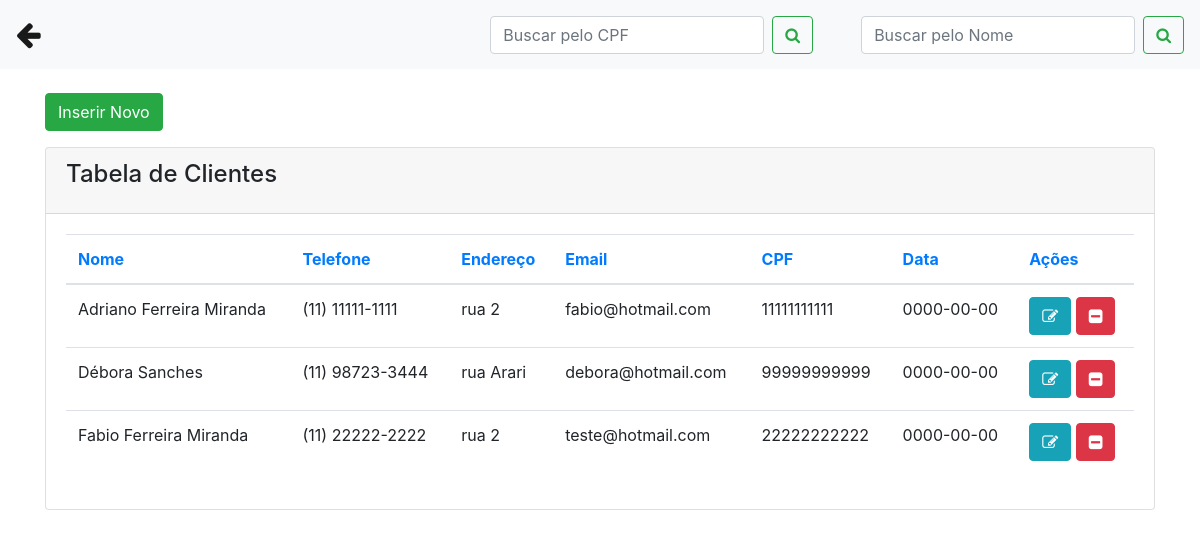
The app's page /clientes.php, older data.
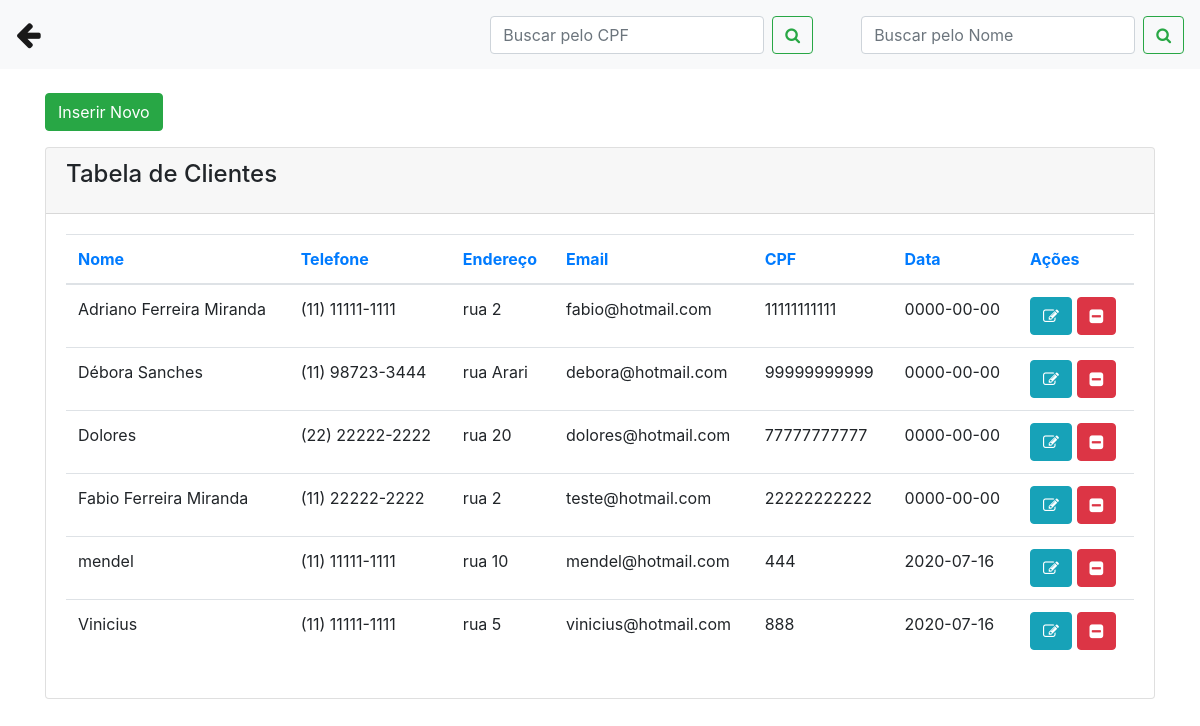
The same page, newer data.
### tables this page shows
CREATE TABLE `clientes` (
  `id` int(11) NOT NULL,
  `nome` varchar(50) NOT NULL,
  `telefone` varchar(50) NOT NULL,
  `endereco` varchar(50) NOT NULL,
  `email` varchar(50) NOT NULL,
  `cpf` varchar(50) NOT NULL,
  `data` date NOT NULL
);

### clientes.php (the view, shortened to what this page needs)
<?php
include('conexao.php');
?>
<!DOCTYPE html>
<html>
<head>
 <link rel="stylesheet" href="https://stackpath.bootstrapcdn.com/bootstrap/4.1.3/css/bootstrap.min.css">
<link rel="stylesheet" href="https://cdnjs.cloudflare.com/ajax/libs/font-awesome/4.7.0/css/font-awesome.min.css">
</head>
<body>
  <nav class="navbar navbar-expand-lg navbar-light bg-light">
  <a class="navbar-brand" href="painel_funcionario.php"><big><big><i class="fa fa-arrow-left"></i></big></big></a>
  <div class="collapse navbar-collapse" id="conteudoNavbarSuportado">
    <form class="form-inline my-2 my-lg-0 mr-5">
      <input name="txtpesquisarcpf" id="txtcpf" class="form-control mr-sm-2" type="search" placeholder="Buscar pelo CPF" aria-label="Pesquisar">
      <button name="buttonPesquisarCPF" class="btn btn-outline-success my-2 my-sm-0" type="submit"><i class="fa fa-search"></i></button>
    </form>
    <form class="form-inline my-2 my-lg-0">
      <input name="txtpesquisar" class="form-control mr-sm-2" type="search" placeholder="Buscar pelo Nome" aria-label="Pesquisar">
      <button name="buttonPesquisar" class="btn btn-outline-success my-2 my-sm-0" type="submit"><i class="fa fa-search"></i></button>
    </form>
  </div>
</nav>
<div class="container">
      <br>
         <div class="row">
           <div class="col-sm-12">
            <button type="button" class="btn btn-success mb-3" data-toggle="modal" data-target="#modalExemplo">Inserir Novo </button>
           </div>
        </div>
          <div class="content">
            <div class="row">
              <div class="col-md-12">
                <div class="card">
                  <div class="card-header">
                    <h4 class="card-title"> Tabela de Clientes</h4>
                  </div>
                  <div class="card-body">
                    <div class="table-responsive">
                    <?php
                            if(isset($_GET['buttonPesquisar']) and $_GET['txtpesquisar']!= ''){
                              $nome = $_GET['txtpesquisar'].'%';
                              $query = "SELECT * from clientes where nome LIKE '$nome' order by nome asc";
                            }else if(isset($_GET['buttonPesquisarCPF']) and $_GET['txtpesquisar']!= ''){
                              $nome = $_GET['txtpesquisarcpf'];
                              $query = "SELECT * from clientes where cpf = '$nome' order by nome asc";
                            }else{
                              $query = " SELECT * from clientes  order by nome asc";
                            }
                            $result = mysqli_query($conexao,$query);
                            $row = mysqli_num_rows($result);
                            if($row == ""){
                              echo "<h3>Não existe dados cadastrados!</h3>";
                            }else{
                      ?>
                      <table class="table">
                        <thead class=" text-primary">
                          <th>
                            Nome
                          </th>
                          <th>
                            Telefone
                          </th>
                          <th>
                            Endereço
                          </th>
                           <th>
                            Email
                          </th>
                            <th>
                            CPF
                          </th>
                            <th>
                            Data
                          </th>
                          <th>
                            Ações
                          </th>
                        </thead>
                        <tbody>
                            <?php
                              while($res_1 = mysqli_fetch_array($result)){
                                $nome = $res_1["nome"];
                                $telefone = $res_1["telefone"];
                                $endereco = $res_1["endereco"];
                                $email = $res_1["email"];
                                $cpf = $res_1["cpf"];
                                $data = $res_1["data"];
                                $id =  $res_1["id"];
                            ?>
                            <tr>
                                <td><?php echo $nome;?></td>
                                <td><?php echo $telefone;?></td>
                                <td><?php echo $endereco;?></td>
                                <td><?php echo $email;?></td>
                                <td><?php echo $cpf;?></td>
                                <td><?php echo $data;?></td>
                                <td>
                                  <a  class="btn btn-info" href="clientes.php?func=editar&id=<?php echo $id; ?>"><i class="fa fa-pencil-square-o"></i></a>
                                  <a  class="btn btn-danger" href="clientes.php?func=deletar&id=<?php echo $id; ?>"><i class="fa fa-minus-square"></i></a>
                                </td>
                            </tr>
                              <?php } ?>
                        </tbody>
                      </table>
                            <?php } ?>
                    </div>
                  </div>
                </div>
              </div>
</div>
</body>
</html>

Row changes from the older to the newer data that the page shows:
added clientes: nome "Dolores", telefone "(22) 22222-2222", endereco "rua 20", email "dolores@hotmail.com", cpf "77777777777", data "0000-00-00"
added clientes: nome "mendel", telefone "(11) 11111-1111", endereco "rua 10", email "mendel@hotmail.com", cpf "444", data "2020-07-16"
added clientes: nome "Vinicius", telefone "(11) 11111-1111", endereco "rua 5", email "vinicius@hotmail.com", cpf "888", data "2020-07-16"
